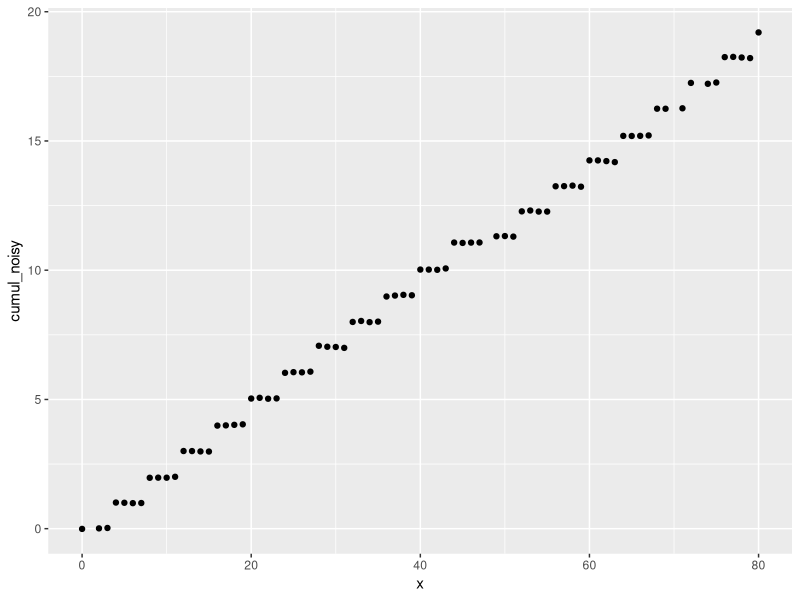

Write the R code that produced this figure.
## ---- chunk 1
knitr::opts_chunk$set(echo = FALSE)
## ---- chunk 2
library("ggplot2")
## ---- chunk 3
set.seed(100)

make_data <- function(n = 100L,
                      m = 10L,
                      p = 0.15,
                      rmin = 0.2,
                      rmax = 0.8,
                      sd_noise = 0.02,
                      del_frac = 0.05) {

  sim <- data.frame(
    x = seq(m, n * m, by = m),
    y = 1 - rbinom(n, 1, p) * runif(n, min = rmin, max = rmax)
    )
  
  meas <- data.frame(
    x = 0:(n * m),
    noise = rnorm((n * m) + 1, mean = 0, sd = sd_noise)
  )
  
  sim_noisy <- merge(sim, meas, all = TRUE)
  sim_noisy$y_noisy <- rowSums(sim_noisy[, c("y", "noise")], na.rm = TRUE)
  sim_noisy$cumul_noisy <- cumsum(sim_noisy$y_noisy)

  del_nrows = as.integer(n * m * del_frac)
  del_rows <- sample(n * m, del_nrows, replace = FALSE)
  
  sim_noisy[-del_rows, ]
}

sim_dat <- make_data(n = 20, m = 4)

# plot(sim_dat[, c("x", "cumul_noisy")])
ggplot2::ggplot(sim_dat, ggplot2::aes(x = x, y = cumul_noisy)) +
  ggplot2::geom_point()
